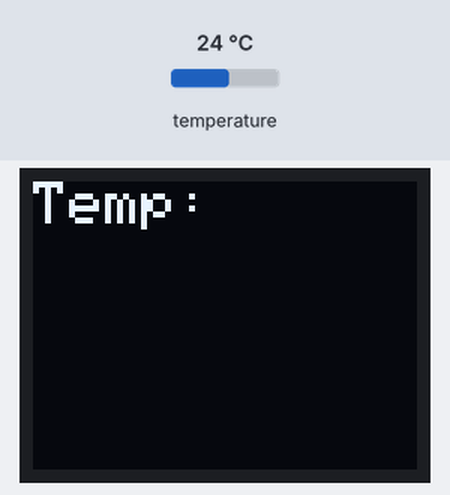
This sketch was run on a simulated ESP8266 (Wemos D1 mini). On the bench: 64×48 one-colour display. The inputs (shaded band) are chosen by the test bench; at power-on: temperature 24 °C. What the sketch prints to the serial monitor is not drawn.

Above: at 4.1 s.
At 5.2 s:
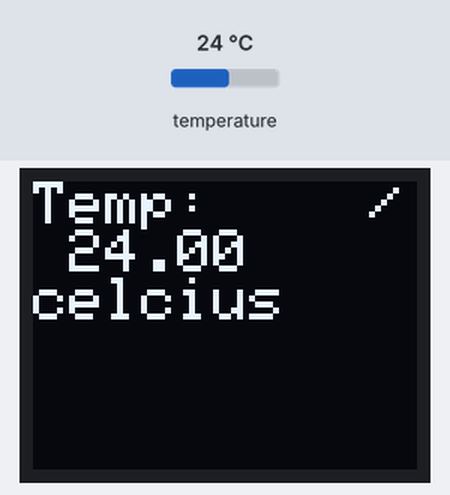
5.3 s: temperature set to 12 °C
At 10.9 s:
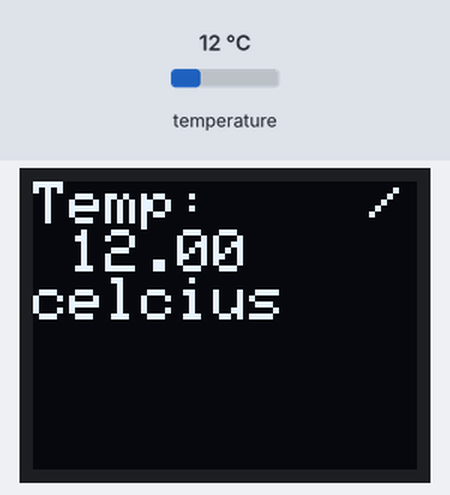
11.3 s: temperature set to 19 °C
At 15.5 s:
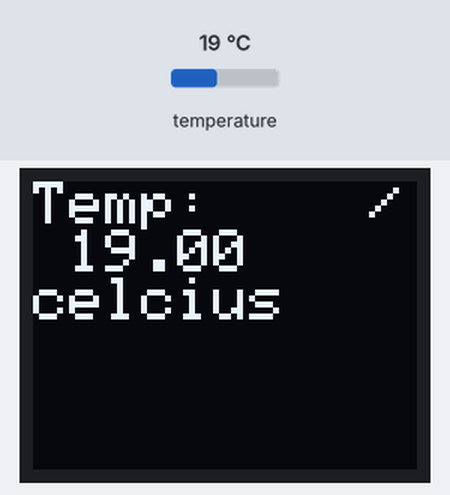
17.3 s: temperature set to 28 °C
At 21.1 s:
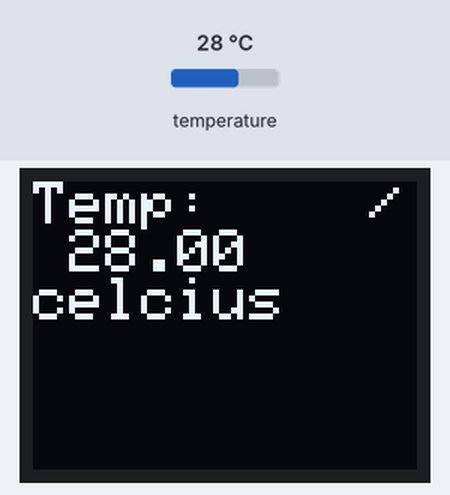
Timing chart, 0 to 22.6 s (numbered marks = the images above; inputs shaded):
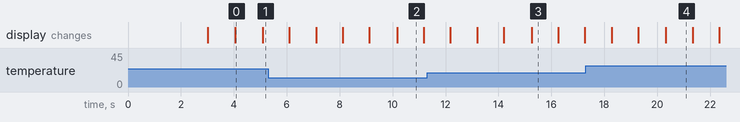

The sketch:

wemos-temperature.ino
```cpp
#include <ESP8266WiFi.h>

#include "temperature.h"

#include <SFE_MicroOLED.h>

#define PIN_RESET 255
#define DC_JUMPER 0

MicroOLED oled(PIN_RESET, DC_JUMPER);
// D1 and D2 are used by the led matrix


void showCursor(char* str) {
  oled.setCursor(56,0);
  oled.print(str);
  oled.display();
}

/**
 * Wait before launchin the next measure. It animate a curor on the screen
 */
void wait() {
  showCursor("/");
  delay(1000);

  showCursor("-");
  delay(1000);

  showCursor("\\");
  delay(1000);

  showCursor("|");
  delay(1000);

  showCursor("?");
}

void setup() {
  Serial.begin(115200);
  Serial.println("Start");

  delay(3000);

  oled.begin();
  oled.clear(ALL);
  oled.clear(PAGE);
  oled.display();
  oled.setFontType(1);

  oled.setFontType(0);
  delay(1000);
  oled.clear(PAGE);
  oled.display();
}

/**
 * Main loop
 */
void loop() {

   oled.setCursor(0,0);
   oled.println("Temp:");
   oled.display();
   if (getAddress()) {
      float celcius = performMeasure();
      Serial.println(celcius);
      oled.print(" ");
      oled.println(celcius);
      oled.print("celcius");
      showCursor(">");

    } else {
      oled.print(" xx.xx ");
    }

    oled.display();
    wait();
}
```

temperature.cpp
```cpp
#include <Arduino.h>
#include "temperature.h"

#include <OneWire.h>
#include <Wire.h>


OneWire  ds(D4);  // on pin D4 (a 4.7K resistor is necessary)
byte addr[8] = {0, 0, 0, 0, 0, 0, 0, 0};

/**
 * True if at least one sensor was found
 * @return true if found
 */
bool sensorFound() {
  return ((addr[0]) || (addr[1]) || (addr[2]) || (addr[3]) || (addr[4]) || (addr[5]) || (addr[6]) || (addr[7]));
}

/**
 * Get a temperature sensor address
 * @return True if an address was found, False if no more address
 */
bool getAddress() {
  if (!sensorFound()) {
    if ( !ds.search(addr)) {
      Serial.println("No more addresses.");
      ds.reset_search();
      return false;
    }
  }
  return true;
}

/**
 * Launch a measure on a sensor
 * @return Temperature in celcius
 */
float performMeasure() {
  byte type_s;
  byte data[12];
  byte i;
  byte present = 0;

  if (!sensorFound()) {
    return 0;
  }

   // the first ROM byte indicates which chip
  switch (addr[0]) {
    case 0x10:
      type_s = 1;
      break;
    case 0x28:
      type_s = 0;
      break;
    case 0x22:
      type_s = 0;
      break;
    default:
      Serial.println("Device is not a DS18x20 family device.");
      return 0;
  }

  ds.reset();
  ds.select(addr);
  ds.write(0x44, 1);        // start conversion, with parasite power on at the end

  delay(1000);     // maybe 750ms is enough, maybe not
  // we might do a ds.depower() here, but the reset will take care of it.

  present = ds.reset();
  ds.select(addr);
  ds.write(0xBE);         // Read Scratchpad

  for ( i = 0; i < 9; i++) {           // we need 9 bytes
    data[i] = ds.read();
  }

  // Convert the data to actual temperature
  // because the result is a 16 bit signed integer, it should
  // be stored to an "int16_t" type, which is always 16 bits
  // even when compiled on a 32 bit processor.
  int16_t raw = (data[1] << 8) | data[0];
  if (type_s) {
    raw = raw << 3; // 9 bit resolution default
    if (data[7] == 0x10) {
      // "count remain" gives full 12 bit resolution
      raw = (raw & 0xFFF0) + 12 - data[6];
    }
  } else {
    byte cfg = (data[4] & 0x60);
    // at lower res, the low bits are undefined, so let's zero them
    if (cfg == 0x00) raw = raw & ~7;  // 9 bit resolution, 93.75 ms
    else if (cfg == 0x20) raw = raw & ~3; // 10 bit res, 187.5 ms
    else if (cfg == 0x40) raw = raw & ~1; // 11 bit res, 375 ms
    //// default is 12 bit resolution, 750 ms conversion time
  }
  return (float)raw / 16.0;
}
```

temperature.h
```cpp
#ifndef __TEMPERATURE__H__
#define __TEMPERATURE__H__


/**
 * Get a temperature sensor address
 * @return True if an address was found, False if no more address
 */
bool getAddress();

/**
 * Launch a measure on a sensor
 * @return Temperature in celcius
 */
float performMeasure();

/**
 * True if at least one sensor was found
 * @return True if found
 */
bool sensorFound();

#endif
```

Measured:
- what the display in image 0 shows lasts 1.0 s, from 4.1 s to 5.1 s
